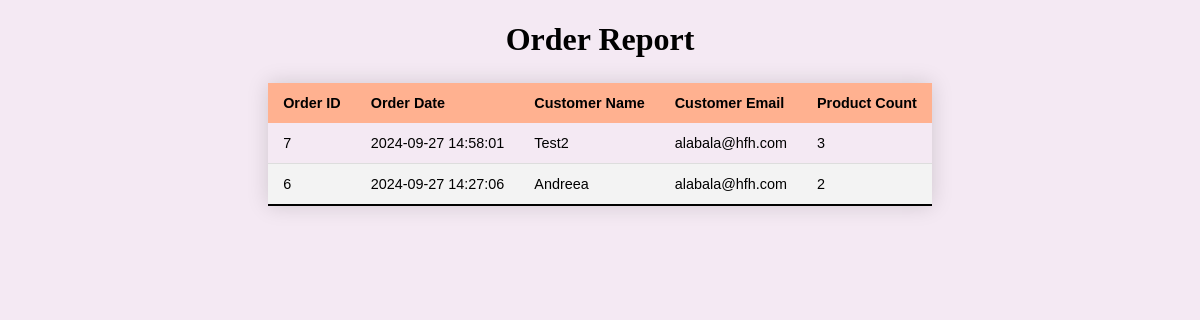
The app's page /index.php?controller=report&action=showReport with its own data.
### tables this page shows
CREATE TABLE `order` (
  `order_id` int(11) NOT NULL,
  `customer_name` varchar(255) NOT NULL,
  `customer_email` varchar(255) NOT NULL,
  `customer_phone` varchar(20) NOT NULL,
  `customer_address` text NOT NULL,
  `total_amount` int(11) NOT NULL,
  `created_at` timestamp NOT NULL DEFAULT current_timestamp()
);

### controllers/reportController.php (called while the page is built)
<?php
require_once __DIR__ . '/../models/report.php';
class ReportController
{
    public function showReport()
    {
        $report_entries = Report::fetchReportData();
        include __DIR__ . '/../views/report_view.php';
    }
}

### config/database.php (called while the page is built, shortened)
<?php
class Database
{
    private $connection;
    public function __construct()
    {
        $this->connection = new mysqli('localhost', 'root', '', 'shop');
    }
    public function query($sql)
    {
        $result = $this->connection->query($sql);
        return $result;
    }
}

### models/report.php (called while the page is built)
<?php
require_once __DIR__ . '/../config/database.php';
class Report
{
    private $order_id;
    private $order_date;
    private $customer_name;
    private $customer_email;
    private $product_count;
    public function __construct($order_id, $order_date, $customer_name, $customer_email, $product_count)
    {
        $this->order_id = $order_id;
        $this->order_date = $order_date;
        $this->customer_name = $customer_name;
        $this->customer_email = $customer_email;
        $this->product_count = $product_count;
    }
    public function getOrderId()
    {
        return $this->order_id;
    }
    public function getOrderDate()
    {
        return $this->order_date;
    }
    public function getCustomerName()
    {
        return $this->customer_name;
    }
    public function getCustomerEmail()
    {
        return $this->customer_email;
    }
    public function getProductCount()
    {
        return $this->product_count;
    }
    public static function fetchReportData()
    {
        $db = new Database();
        $sql = "SELECT
                    o.order_id AS order_id,
                    o.created_at AS order_date,
                    o.customer_name,
                    o.customer_email,
                    COUNT(oi.order_items_id) AS product_count
                FROM
                    `order` o
                JOIN
                    order_items oi ON o.order_id = oi.order_id
                JOIN
                    product p ON oi.product_id = p.product_id
                JOIN
                    product_categories pc ON p.product_id = pc.product_id
                JOIN
                    (SELECT
                        category_id
                     FROM
                        product_categories
                     GROUP BY
                        category_id
                     HAVING COUNT(product_id) > 3) AS popular_categories
                     ON pc.category_id = popular_categories.category_id
                WHERE
                    p.product_price < 100
                GROUP BY
                    o.order_id
                ORDER BY
                    product_count DESC";
        $result = $db->query($sql);
        $report_entries = [];
        while ($row = $result->fetch_assoc()) {
            $report_entries[] = new Report(
                $row['order_id'],
                $row['order_date'],
                $row['customer_name'],
                $row['customer_email'],
                $row['product_count']
            );
        }
        return $report_entries;
    }
}

### views/report_view.php (the view, shortened to what this page needs)
<!DOCTYPE html>
<html lang="en">
<head>
    <link rel="stylesheet" href="/online_shop/views/style.css">
</head>
<body>
    <h1>Order Report</h1>
    <div>
        <table>
            <thead>
                <tr>
                    <th>Order ID</th>
                    <th>Order Date</th>
                    <th>Customer Name</th>
                    <th>Customer Email</th>
                    <th>Product Count</th>
                </tr>
            </thead>
            <tbody>
                <?php if (!empty($report_entries)): ?>
                    <?php foreach ($report_entries as $entry): ?>
                        <tr>
                            <td><?= htmlspecialchars($entry->getOrderId()); ?></td>
                            <td><?= htmlspecialchars($entry->getOrderDate()); ?></td>
                            <td><?= htmlspecialchars($entry->getCustomerName()); ?></td>
                            <td><?= htmlspecialchars($entry->getCustomerEmail()); ?></td>
                            <td><?= htmlspecialchars($entry->getProductCount()); ?></td>
                        </tr>
                    <?php endforeach; ?>
                <?php else: ?>
                    <tr>
                        <td colspan="5">No orders found.</td>
                    </tr>
                <?php endif; ?>
            </tbody>
        </table>
    </div>
</body>
</html>

### views/style.css (style rules this page uses)
html, body { height: 100%; width: 100%; margin: 0; padding: 0; background-color: #F4E9F3; }
h1 { text-align: center; }
table { margin: 25px auto; border-collapse: collapse; font-size: 0.9em; font-family: sans-serif; min-width: 400px; box-shadow: 0 0 20px rgba(0, 0, 0, 0.15); }
thead tr { background-color: #FFB190; color: black; text-align: left; }
thead tr th { background-color: #FFB190; color: black; text-align: left; }
th, td { padding: 12px 15px; }
tbody tr { border-bottom: 1px solid #dddddd; }
tbody tr:nth-of-type(even) { background-color: #f3f3f3; }
tbody tr:last-of-type { border-bottom: 2px solid #000000; }

### records on screen
order: order_id "7", created_at "2024-09-27 14:58:01", customer_name "Test2", customer_email "alabala@hfh.com", ProductCount "3"
order: order_id "6", created_at "2024-09-27 14:27:06", customer_name "Andreea", customer_email "alabala@hfh.com", ProductCount "2"
